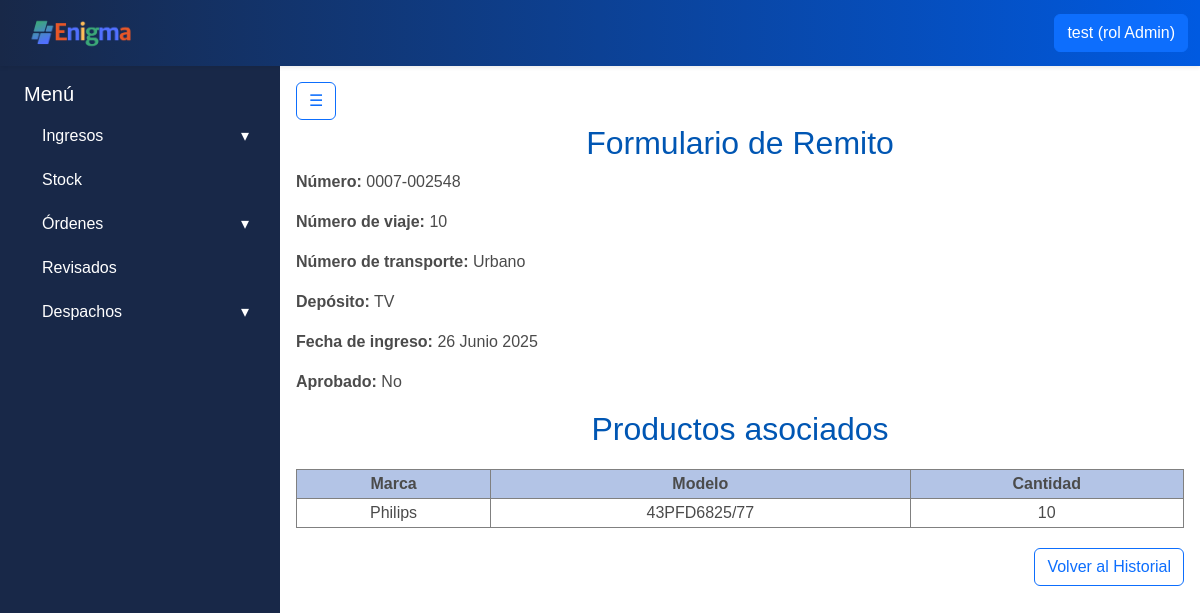
The app's page /api/ingresos/ver/5/ (signed in), older data.
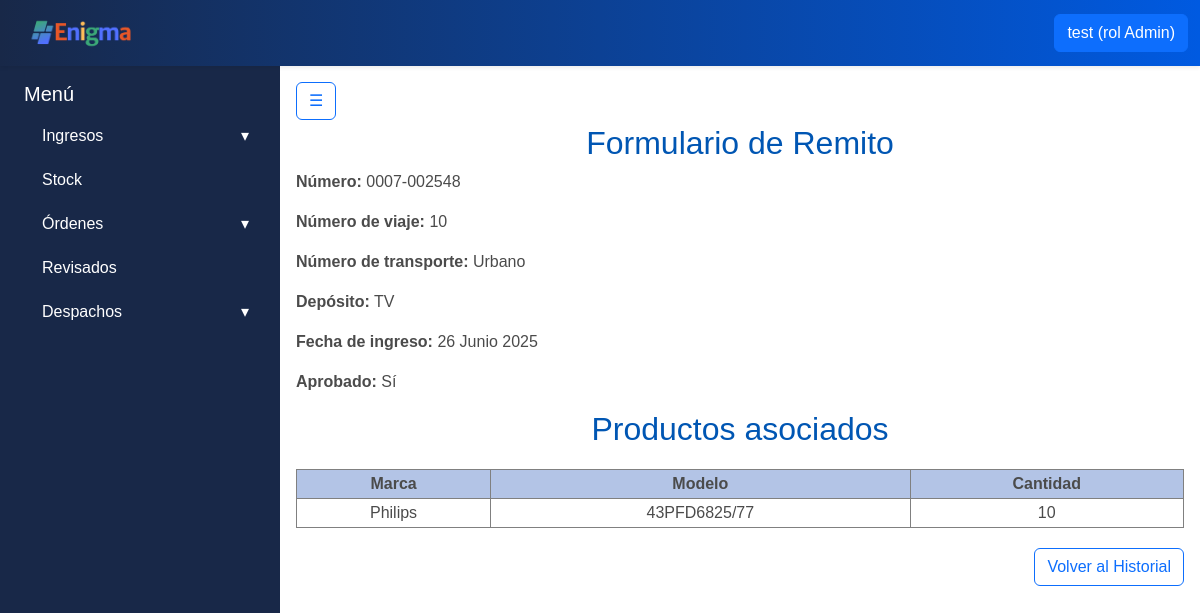
The same page, newer data.
### apps/ingresos/models.py (models this page shows, shortened)
class Remitos(ModeloBaseConUsuario):
    numero_remito = models.CharField(max_length=20)
    numero_viaje = models.IntegerField()
    detalle_transporte = models.CharField(max_length=30)
    deposito_id = models.ForeignKey('stock.Depositos', on_delete=models.PROTECT)
    fecha_ingreso = models.DateField(auto_now_add=True)
    aprobado = models.BooleanField(default=False)
    productos = models.ManyToManyField('Productos', through='RemitoProducto')

### apps/stock/models.py (models this page shows, shortened)
class Depositos(models.Model):
    id = models.AutoField(primary_key=True)
    nombre = models.CharField(max_length=50)

### apps/ingresos/views.py (the view)
# urls.py: path('ver/<int:pk>/', ver_remito, name='ver_remito'),
@login_required     # SOLO EL DECORADOR, LA REDIRECCION ESTA DEFINIDA EN EL SETTING
def ver_remito(request, pk):
    remito = get_object_or_404(Remitos, pk=pk)
    productos_relacionados = RemitoProducto.objects.filter(remito_id=remito)
    return render(request, 'remitos/ver_formulario.html', {'remito': remito,
                                                           'productos_relacionados': productos_relacionados,
                                                           })

### apps/usuarios/models.py (called while the page is built)
    def __str__(self):
        return self.nombre

### apps/ingresos/templates/remitos/ver_formulario.html (shortened to what this page needs)
{% extends "base.html" %}
{% block content %}
<div>
    <h2>Formulario de Remito</h2>
    <p><strong>Número:</strong> {{ remito.numero_remito }}</p>
    <p><strong>Número de viaje:</strong> {{ remito.numero_viaje }}</p>
    <p><strong>Número de transporte:</strong> {{ remito.detalle_transporte }}</p>
    <p><strong>Depósito:</strong> {{ remito.deposito_id.nombre }}</p>
    <p><strong>Fecha de ingreso:</strong> {{ remito.fecha_ingreso }}</p>
    <p><strong>Aprobado:</strong> {{ remito.aprobado|yesno:"Sí,No" }}</p>
    <h2>Productos asociados</h2>
    <table class="ingresos-table">
        <thead>
            <tr>
                <th>Marca</th>
                <th>Modelo</th>
                <th>Cantidad</th>
            </tr>
        </thead>
        <tbody>
            {% for rp in productos_relacionados %}
                <tr>
                    <td>{{ rp.producto_id.marca }}</td>
                    <td>{{ rp.producto_id.modelo }}</td>
                    <td>{{ rp.cantidad }}</td>
                </tr>
            {% empty %}
                <tr><td colspan="3">No hay productos asociados.</td></tr>
            {% endfor %}
        </tbody>
    </table>
</div>
<div class="text-end">
  <a class="btn btn-outline-primary" href="{% url 'ingresos_historial' %}">Volver al Historial</a>
</div>
{% endblock %}

Row changes from the older to the newer data that the page shows:
changed Remitos "Urbano": aprobado "No" → "Sí"
